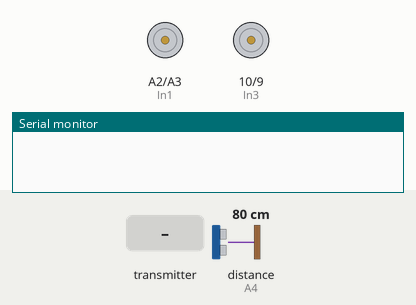
Simulated run of this sketch. Board: Arduino Uno, built with avr-gcc and run on an emulated ATmega328P. On the bench: motor-driver pin pairs drawn as motors (green arrow = first pin HIGH = forward, orange = second pin HIGH = backward, longer = more drive, scaled by the enable pin), the last lines printed to the serial monitor. The inputs (shaded band) are chosen by the test bench; at power-on: distance to the obstacle (sensor on A4) 80 cm. The echo pulse lasts 58.3 µs per cm; no radio packets arrive unless stated.

Above: at 1.2 s.
1.3 s: the transmitter starts sending asseX = 256
At 2.3 s:
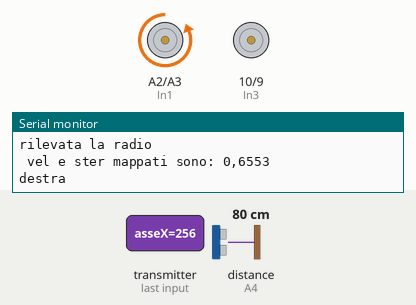
2.8 s: the transmitter starts sending asseX = 0
At 3.4 s:
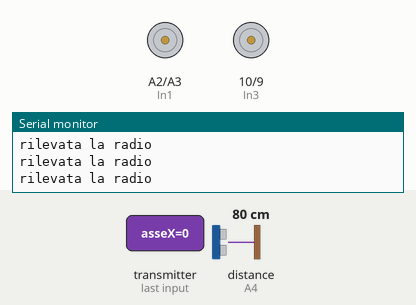
4.3 s: the transmitter starts sending asseY = 256
At 4.8 s:
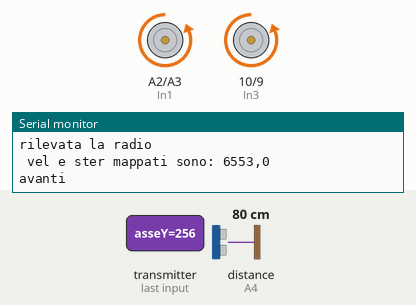
5.8 s: the transmitter starts sending asseY = 0
At 6.9 s:
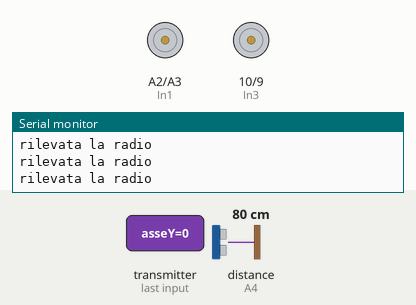
7.3 s: the transmitter starts sending asseY = 512
At 8.3 s:
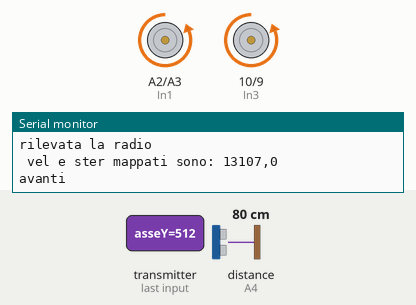
Timing chart, 0 to 9.8 s (numbered marks = the images above; inputs shaded):
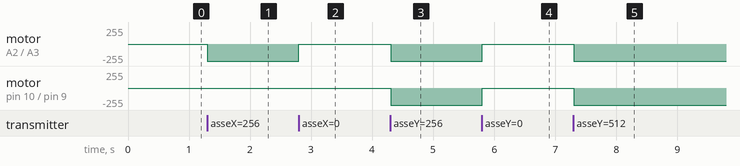

Measured:
- after the input at 1.3 s, motor on A2 (In1) / A3 (In2): stopped → backward 255/255 at once
- after the input at 2.8 s, motor on A2 (In1) / A3 (In2): backward 255/255 → stopped at once
- after the input at 4.3 s, motor on A2 (In1) / A3 (In2), motor on pin 10 (In3) / pin 9 (In4): stopped → backward 255/255 at once
- after the input at 5.8 s, motor on A2 (In1) / A3 (In2), motor on pin 10 (In3) / pin 9 (In4): backward 255/255 → stopped at once
- after the input at 7.3 s, motor on A2 (In1) / A3 (In2), motor on pin 10 (In3) / pin 9 (In4): stopped → backward 255/255 at once

The sketch:

car_struct.ino
```cpp
/*
* Getting Started example sketch for nRF24L01+ radios
* This is an example of how to send data from one node to another using data structures
* Updated: Dec 2014 by TMRh20
*/

#include <SPI.h>
#include "RF24.h"

byte addresses[][6] = {"1Node","2Node"};


#define MIN_DIST 20
int cmconv = 59;

#define TRIG A5
#define ECHO A4
#define DEBUG


/****************** User Config ***************************/
/***      Set this radio as radio number 0 or 1         ***/
bool radioNumber = 0;

/* Hardware configuration: Set up nRF24L01 radio on SPI bus plus pins 7 & 8 */
RF24 radio(7,8);
/**********************************************************/


/**
* Create a data structure for transmitting and receiving data
* This allows many variables to be easily sent and received in a single transmission
* See http://www.cplusplus.com/doc/tutorial/structures/
*/

struct dataStruct{
  int asseX;
  int asseY;
  unsigned long temp;
}myData;


  int vel= 0;
  int ster = 0;
  int X = 1;
  int Y = 1;

void setup() {

    pinMode(TRIG, OUTPUT);
    pinMode(ECHO, INPUT);


    Serial.begin(115200);


    radio.begin();

  // Set the PA Level low to prevent power supply related issues since this is a
 // getting_started sketch, and the likelihood of close proximity of the devices. RF24_PA_MAX is default.
  radio.setPALevel(RF24_PA_LOW);

  // Open a writing and reading pipe on each radio, with opposite addresses
  if(radioNumber){
    radio.openWritingPipe(addresses[1]);
    radio.openReadingPipe(1,addresses[0]);
  }else{
    radio.openWritingPipe(addresses[0]);
    radio.openReadingPipe(1,addresses[1]);
  }

  // Start the radio listening for data
  radio.startListening();

  avviamotore();

}

//configuriamo tutto quello che serve per i motori


void loop() {


/****************** Ping Out Role ***************************/

    if( radio.available()){
                                                           // Variable for the received timestamp
      while (radio.available()) {
        Serial.print("rilevata la radio\n");// While there is data ready
        radio.read( &myData, sizeof(myData) );             // Get the payload
      }

      Y = (int)myData.asseY;
      X = (int)myData.asseX;

      if((Y!=0,0)||(X!=0,0)){
        Serial.print(" vel e ster ricevuti sono: ");
        Serial.print(Y);
        Serial.print(",");
        Serial.println(X);
      }


      vel = map (Y, -20, 20, -512, 512);
      ster = map (X, -20, 20, -512, 512);
      if((vel!=0)||(ster!=0)){

          Serial.print(" vel e ster mappati sono: ");
          Serial.print(vel);
          Serial.print(",");
          Serial.println(ster);
      }
      //i casi in cui il joypad si muove solo in avanti, indietro o è fermo

//
if (vel > 0 && dist() > MIN_DIST ) {
    avanti(vel);
    Serial.println("avanti");

}else if(vel<0){
  Serial.println("indietro");
  indietro(abs(vel));
  }else{
  fermo();
}

if ( ster>0){
  destra(ster);
  Serial.println("destra");


 }else if(ster<0){
  sinistra(abs(ster));
  Serial.println("sinistra");

 }

//delay(500);
    }

} // Loop
```

motor.ino
```cpp
//script modificato a partire da un algoritmo pubblicato su https://www.lombardoandrea.com/l298n-motore-dc-arduino/


//definizione dei pin
static int In1 = A2; //pin digitale per determinare gli stati logici da inviare al modulo
static int In2 = A3; //pin digitale per determinare gli stati logici da inviare al modulo
static int ENA = A1; //pin digitale tramite il quale inviare un segnale di tipo PWM tramite la funzione analgWrite()

static int In3 = 10; //pin digitale per determinare gli stati logici da inviare al modulo
static int In4 = 9; //pin digitale per determinare gli stati logici da inviare al modulo
static int ENB = A0; //pin digitale tramite il quale inviare un segnale di tipo PWM tramite la funzione analgWrite()

//variabili usate per gestire e mostrare i valori di operaizone
int potenza;  //valore in uscita dal pin 11

void avviamotore() {

  //inizializzo variabili
  potenza = 0;

  //definisco tipologia pin
  pinMode(In1, OUTPUT); //output perche' definisce lo stato logico del pin IN1 del modulo L298N
  pinMode(In2, OUTPUT); //output perche' definisce lo stato logico del pin IN2 del modulo L298N
  pinMode(ENA, OUTPUT);  //output perche' definisce il valore PWM del pin EN1 del modulo L298N

  pinMode(In3, OUTPUT); //output perche' definisce lo stato logico del pin IN3 del modulo L298N
  pinMode(In4, OUTPUT); //output perche' definisce lo stato logico del pin IN4 del modulo L298N
  pinMode(ENB, OUTPUT);  //output perche' definisce il valore PWM del pin EN2 del modulo L298N

  fermo();

}


void avanti(int potenza) {

   //Definisco il senso di marcia del motore
  /*
    mA |   mB  | Evento
  -----|-------|----------------------
  LOW  | LOW   | fermo
  LOW  | HIGH  | Movimento in un senso
  HIGH | LOW   | Movimento senso opposto
  HIGH | HIGH  | Fermo
  */

  digitalWrite(In1, LOW);
  digitalWrite(In2, HIGH);
  digitalWrite(In3, LOW);
  digitalWrite(In4, HIGH);

  //invio costantemente il valore PWM della potenza in modo da far variare la velocita' del motore in base alla posizione del potenziometro
  analogWrite(ENA, potenza);
  analogWrite(ENB, potenza);

  if (ster>0){
    analogWrite(ENB, potenza/2);
  }else if(ster<0){
    analogWrite(ENA, potenza/2);
  }
}


void indietro(int potenza) {

   //Definisco il senso di marcia del motore
  /*
    mA |   mB  | Evento
  -----|-------|----------------------
  LOW  | LOW   | fermo
  LOW  | HIGH  | Movimento in un senso
  HIGH | LOW   | Movimento senso opposto
  HIGH | HIGH  | Fermo
  */

  digitalWrite(In1, HIGH);
  digitalWrite(In2, LOW);
  digitalWrite(In3, HIGH);
  digitalWrite(In4, LOW);

  //invio costantemente il valore PWM della potenza in modo da far variare la velocita' del motore in base alla posizione del potenziometro
  analogWrite(ENA, potenza);
  analogWrite(ENB, potenza);
  Serial.print("POTENZA: ");
  Serial.println(potenza);
}


void fermo() {

  analogWrite(ENA, LOW);
  analogWrite(ENB, LOW);
}

void destra(int potenza) {

   //Definisco il senso di marcia del motore
  /*
    mA |   mB  | Evento
  -----|-------|----------------------
  LOW  | LOW   | fermo
  LOW  | HIGH  | Movimento in un senso
  HIGH | LOW   | Movimento senso opposto
  HIGH | HIGH  | Fermo
  */

  digitalWrite(In1, LOW);
  digitalWrite(In2, HIGH);
  digitalWrite(In3, LOW);
  digitalWrite(In4, HIGH);

  //invio costantemente il valore PWM della potenza in modo da far variare la velocita' del motore in base alla posizione del potenziometro
  analogWrite(ENA, potenza);
  analogWrite(ENB, LOW);
}

void sinistra(int potenza) {

   //Definisco il senso di marcia del motore
  /*
    mA |   mB  | Evento
  -----|-------|----------------------
  LOW  | LOW   | fermo
  LOW  | HIGH  | Movimento in un senso
  HIGH | LOW   | Movimento senso opposto
  HIGH | HIGH  | Fermo
  */

  digitalWrite(In1, LOW);
  digitalWrite(In2, HIGH);
  digitalWrite(In3, LOW);
  digitalWrite(In4, HIGH);

  //invio costantemente il valore PWM della potenza in modo da far variare la velocita' del motore in base alla posizione del potenziometro
  analogWrite(ENA, LOW);
  analogWrite(ENB, potenza);
}

  // la funzione dist() restituisce un valore booleano TRUE se rileva un ostacolo a distanza maggiore di 30cm

  int dist(){

    int trovato = false;                                                     // imposta la variabile che restituisce a false

    digitalWrite (TRIG, HIGH);                                        // attraverso il trigger inizia a emettere onde
    delayMicroseconds(10);                                                   // per dieci secondi
    digitalWrite(TRIG,LOW);                                           // e si ferma

  long duration =pulseIn(ECHO, HIGH);                                  //attraverso la funzione pulseIn acquisiamo il segnale tramite il sensore

  long int distanza = 0.036 * duration /2;                                 //calcoliamo la distanza

  //Serial.print(" durata: ");                                               //stampiamo sul monitor seriale la durata del segnale e la distanza ottenuta
  //Serial.println(duration);
  //Serial.print(" : ");

  if (duration >380000) {
          Serial.println("fuori portata");                                 //segnaliamo se la distanza è fuori dalla portata dello strumento

  }else {
           //Serial.print(distanza);
           //Serial.println ("cm");
           //Serial.println (" ");
         }

//////evitiamo una divisione per zero, sostituendo lo zero con 1000
 if (duration == 0)
   duration == 1000;

   long int rval = microsecondsToCentimeters(duration);                    //calcoliamo la distanza in centimetri


 return rval;

}

long microsecondsToCentimeters(long microseconds)
  {
   return microseconds / cmconv;
  }
```
